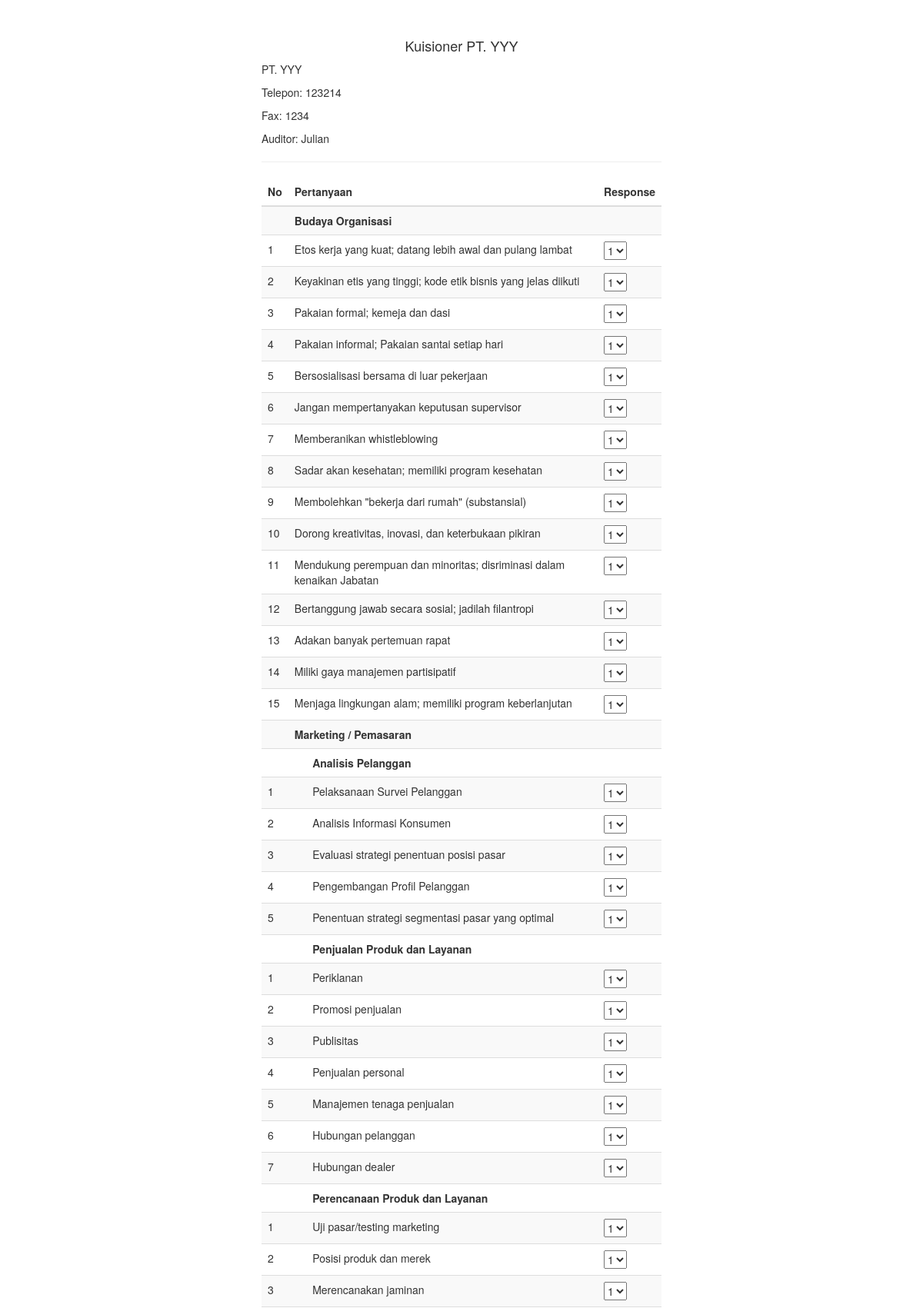
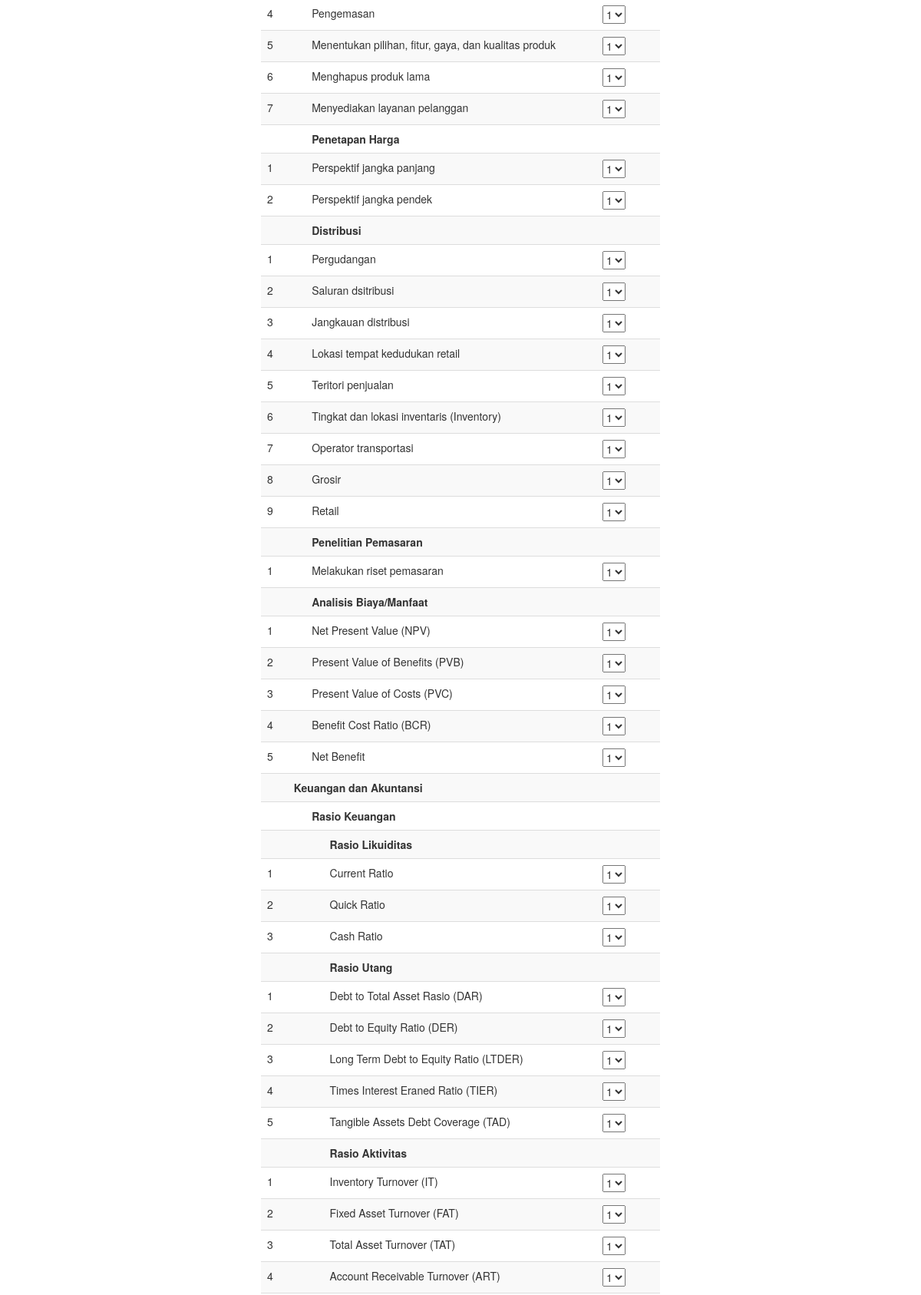
/kuisioner.php (upper part), run on the app's committed database (2 pictures, top to bottom).
### tables this page shows
CREATE TABLE `tbl_pengguna` (
  `id_pengguna` varchar(50) NOT NULL,
  `nama_perusahaan` varchar(50) DEFAULT NULL,
  `alamat_perusahaan` text,
  `telp_perusahaan` varchar(50) DEFAULT NULL,
  `fax_perusahaan` varchar(50) DEFAULT NULL,
  `tanggal` date DEFAULT NULL,
  `code_kuisioner` varchar(50) DEFAULT NULL,
  `nama_auditor` varchar(50) DEFAULT NULL,
  `file_upload` varchar(50) DEFAULT NULL
);

### kuisioner.php (the view, shortened to what the rows shown need)
<?php
  require_once('koneksi.php');
  $id = mysqli_real_escape_string($db,$_GET['id']);
  $sql = "SELECT * from tbl_pengguna ";
  $result = mysqli_query($db,$sql);
  $row = mysqli_fetch_array($result,MYSQLI_ASSOC);
?>
<!DOCTYPE html>
<html lang="en">
  <head>
    <link rel="stylesheet" href="https://maxcdn.bootstrapcdn.com/bootstrap/3.4.0/css/bootstrap.min.css">
    <link href="bootstrap.min.css" rel="stylesheet">
    <link href="dashboard.css" rel="stylesheet">
  </head>
  <body>
    <div class="container-fluid">
      <div class="row">
        <div class="col-sm-9 col-sm-offset-3 col-md-6 col-md-offset-3 main">
          <div class="sub-header">
            <h4 style="text-align: center;">Kuisioner <?php echo $row['nama_perusahaan'];?></h4>
            <p><?php echo $row['alamat_perusahaan'];?></p>
            <p>Telepon: <?php echo $row['telp_perusahaan'];?></p>
            <p>Fax: <?php echo $row['fax_perusahaan'];?></p>
            <p>Auditor: <?php echo $row['nama_auditor'];?></p>
          </div>
          <div class="table-responsive">
            <br>
            <form method="post" action="proses.php?id=<?php echo $id;?>">
              <table class="table table-striped">
               <thead>
                  <tr>
                    <th>No</th>
                    <th>Pertanyaan</th>
                    <th>Response</th>
                  </tr>
                </thead>
               </table>
            </form>
          </div>
        </div>
      </div>
    </div>
  </body>
</html>

### data on the page
tbl_pengguna: nama_perusahaan "PT. YYY", alamat_perusahaan "PT. YYY", telp_perusahaan "123214", fax_perusahaan "1234", nama_auditor "Julian"

### other printed values
$tampil['nama_domain'] "Budaya Organisasi"
$tampil['nama_domain'] "Etos kerja yang kuat; datang lebih awal dan pulang lambat"
$tampil['nama_domain'] "Keyakinan etis yang tinggi; kode etik bisnis yang jelas diikuti"
$tampil['nama_domain'] "Pakaian formal; kemeja dan dasi"
$tampil['nama_domain'] "Pakaian informal; Pakaian santai setiap hari"
$tampil['nama_domain'] "Bersosialisasi bersama di luar pekerjaan"
$tampil['nama_domain'] "Jangan mempertanyakan keputusan supervisor"
$tampil['nama_domain'] "Memberanikan whistleblowing"
$tampil['nama_domain'] "Sadar akan kesehatan; memiliki program kesehatan"
$tampil['nama_domain'] "Membolehkan \"bekerja dari rumah\" (substansial)"
$tampil['nama_domain'] "Dorong kreativitas, inovasi, dan keterbukaan pikiran"
$tampil['nama_domain'] "Mendukung perempuan dan minoritas; disriminasi dalam kenaikan Jabatan"
$tampil['nama_domain'] "Bertanggung jawab secara sosial; jadilah filantropi"
$tampil['nama_domain'] "Adakan banyak pertemuan rapat"
$tampil['nama_domain'] "Miliki gaya manajemen partisipatif"
